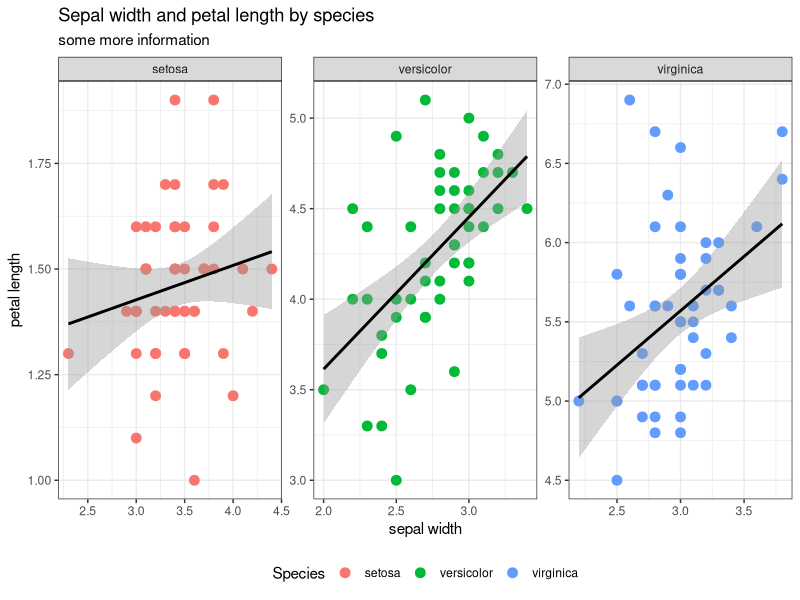
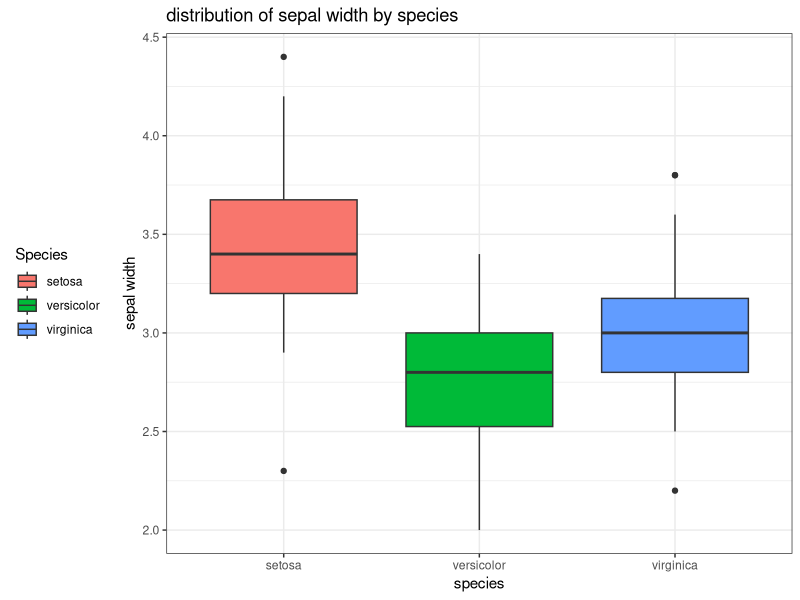
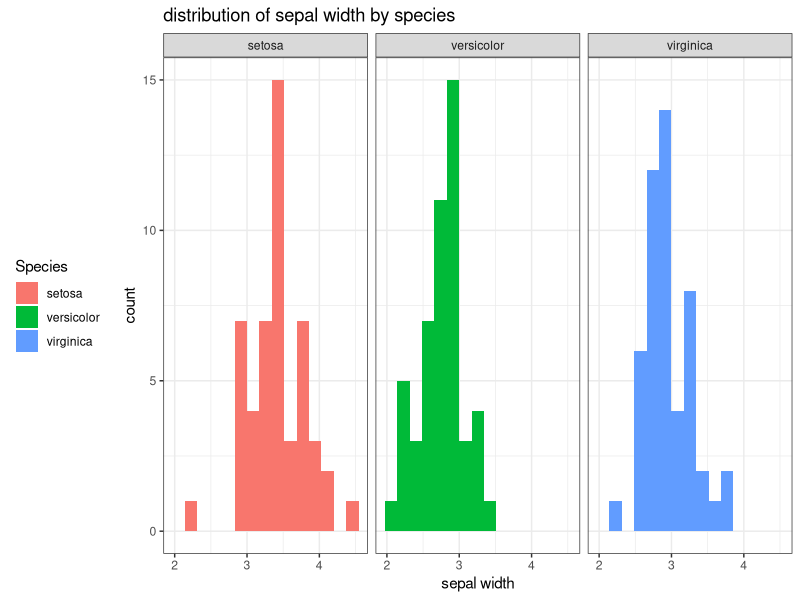
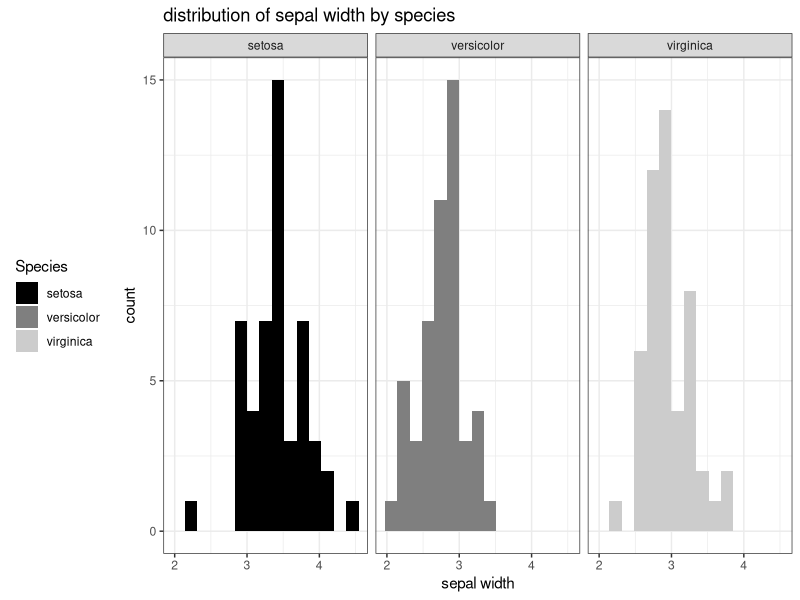
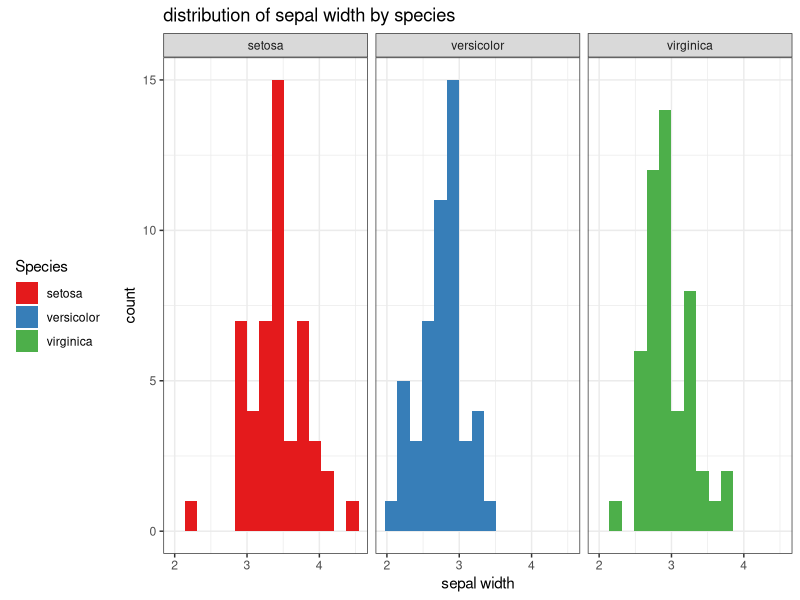
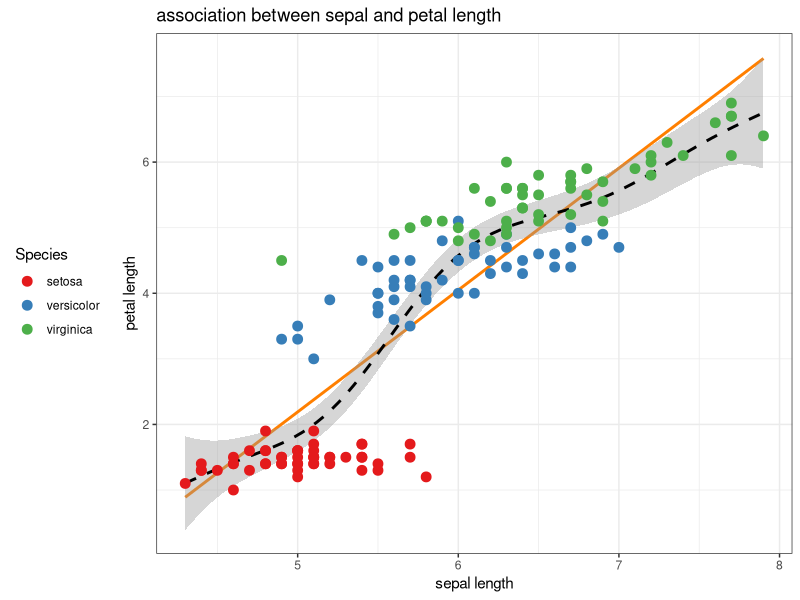

The R source for these figures, in order:
## ---- chunk 1
knitr::opts_chunk$set(echo = TRUE, eval = TRUE)
## ---- chunk 2
library(tidyverse)
## ---- chunk 3
iris |> ggplot(aes(x = Sepal.Width, y = Petal.Length)) +
  geom_point(aes(color = Species), size = 3) +
  theme_bw() +
  facet_wrap(.~Species, scales = "free") +
  geom_smooth(method = "lm", formula = y~x, 
              color = "black") +
  labs(x = "sepal width", y = "petal length") +
  theme(legend.position="bottom") +
  labs(title = "Sepal width and petal length by species", 
       subtitle = "some more information")
## ---- chunk 4
iris |> ggplot(aes(x = Species, y = Sepal.Width)) +
  geom_boxplot(aes(fill = Species)) +
  theme_bw() +
  theme(legend.position="left") +
  labs(x = "species", y = "sepal width", title = "distribution of sepal width by species")
## ---- chunk 5
iris |> ggplot(aes( x = Sepal.Width)) +
  geom_histogram(aes(fill = Species), bins = 15) +
  theme_bw() +
  theme(legend.position="left") +
  facet_wrap(.~Species) +
  labs(y = "count", x = "sepal width", title = "distribution of sepal width by species")
## ---- chunk 6
iris |> ggplot(aes( x = Sepal.Width)) +
  geom_histogram(aes(fill = Species), bins = 15) +
  scale_fill_manual(values = c("black","grey50","grey80")) +
  theme_bw() +
  theme(legend.position="left") +
  facet_wrap(.~Species) +
  labs(y = "count", x = "sepal width", title = "distribution of sepal width by species")
## ---- chunk 7
iris |> ggplot(aes( x = Sepal.Width)) +
  geom_histogram(aes(fill = Species), bins = 15) +
  scale_fill_brewer( palette = "Set1" ) +
  theme_bw() +
  theme(legend.position="left") +
  facet_wrap(.~Species) +
  labs(y = "count", x = "sepal width", title = "distribution of sepal width by species")
## ---- chunk 8
## load the mgcv package to run a GAM
suppressPackageStartupMessages( library(mgcv) )


iris |> ggplot(aes(x = Sepal.Length, y = Petal.Length)) +
  geom_smooth(method = 'lm', formula = y ~ x, 
              color = RColorBrewer::brewer.pal(5,"Set1")[5] , 
              linetype = "solid", se = FALSE) +
  geom_smooth(method = 'gam', formula = y ~ s(x), color = "black", linetype = 2 ) +
  geom_point(aes(color = Species), size = 3) +
  scale_color_brewer(palette = "Set1") +
  theme_bw() +
  theme(legend.position="left") +
  labs(x = "sepal length", y = "petal length", title = "association between sepal and petal length") 
  
